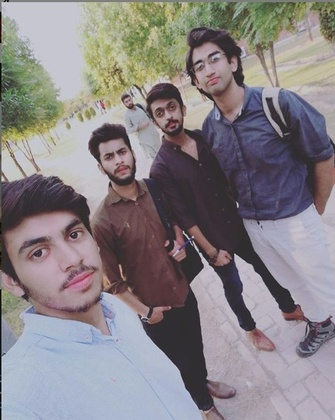
%> input picture 02-Image-Video/Illustrations/testImage.jpg, 335 x 420 px, shrunk from 475 x 595 before the run
$ octave code2.m   (GNU Octave 9; MATLAB toolbox functions it lacks are replaced by stand-ins)
%> lines starting %> are read from the running program, lines starting %| are printed output that depends on the picture
%% Author: Najam Khalil
% Computer Engineer
% Email: najamkhalil123@gmail.com

clc;clear all;close all;
I = rgb2gray(imread('testImage.jpg'));
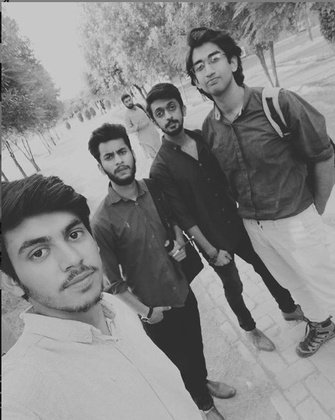
%> I: size 420x335 uint8; min 0, max 216, mean 132.5
radius = 0.9;
J1 = fspecial('laplacian', radius);
K1 = imfilter(I,J1,'replicate');
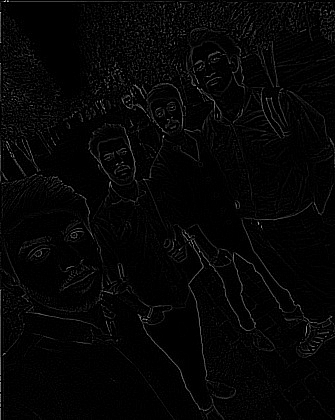
%> K1: size 420x335 uint8; min 0, max 234, mean 5.5
subplot(131);
imshow(I,[]);
title('original');
subplot(132);
imshow(K1,[]);
[r,c]=size(I);
%> r = 420; c = 335
bin=zeros(size(I));
m=min(min(K1));
%> m = 0
for x=1:r
   for y=1:c
    if(K1(x,y)>=1)
        bin(x,y)=0;
    else
        bin(x,y)=1;
    end
   end
end
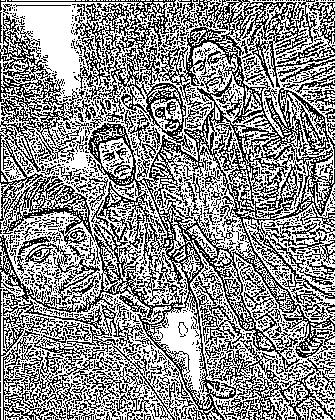
%> bin: size 420x335 double; values 0 (black) and 1 (white), 56% white; black in thin lines or dots
subplot(133);
imshow(bin,[]);
